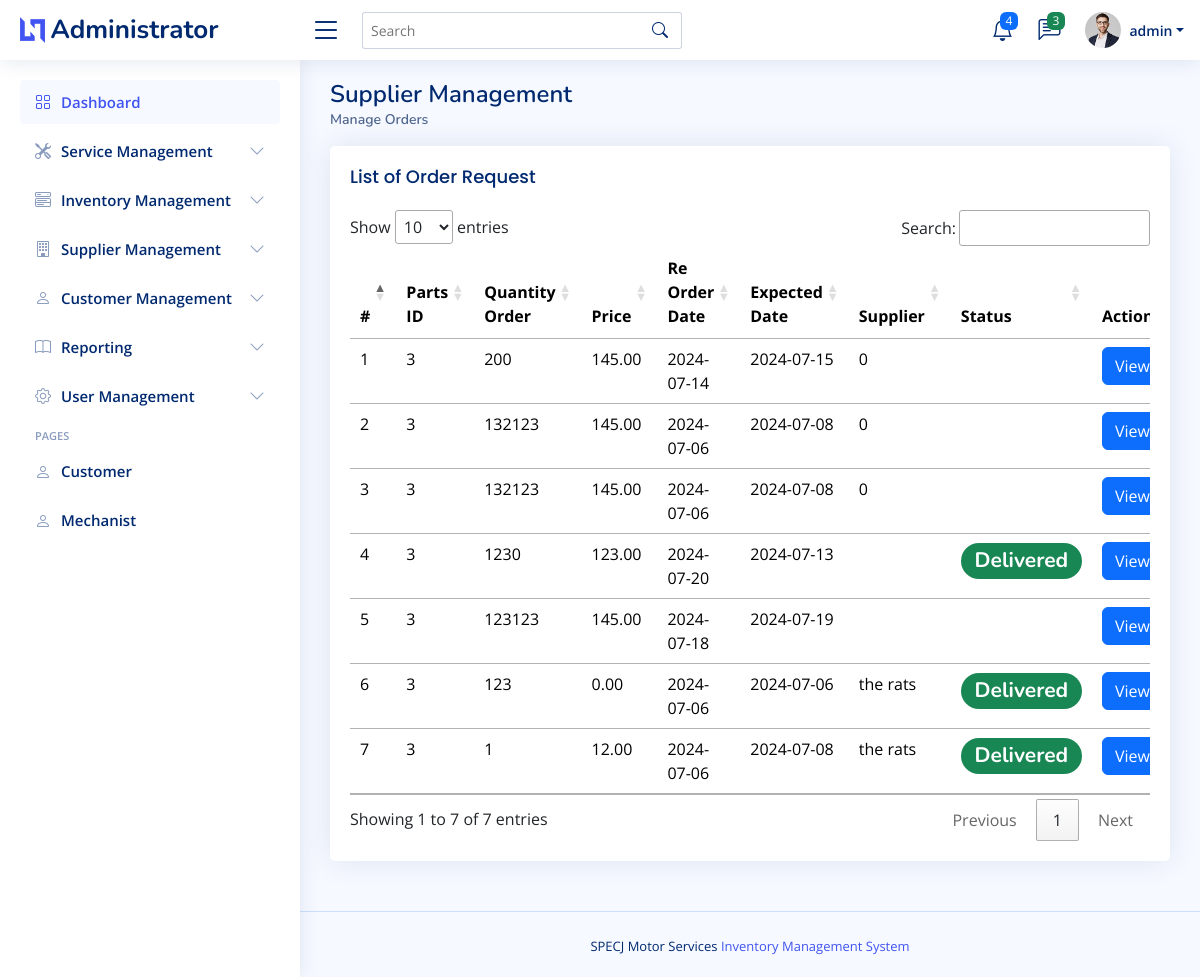
Page /admin/supplier_manage_orders.php (signed in) on the earlier database version.
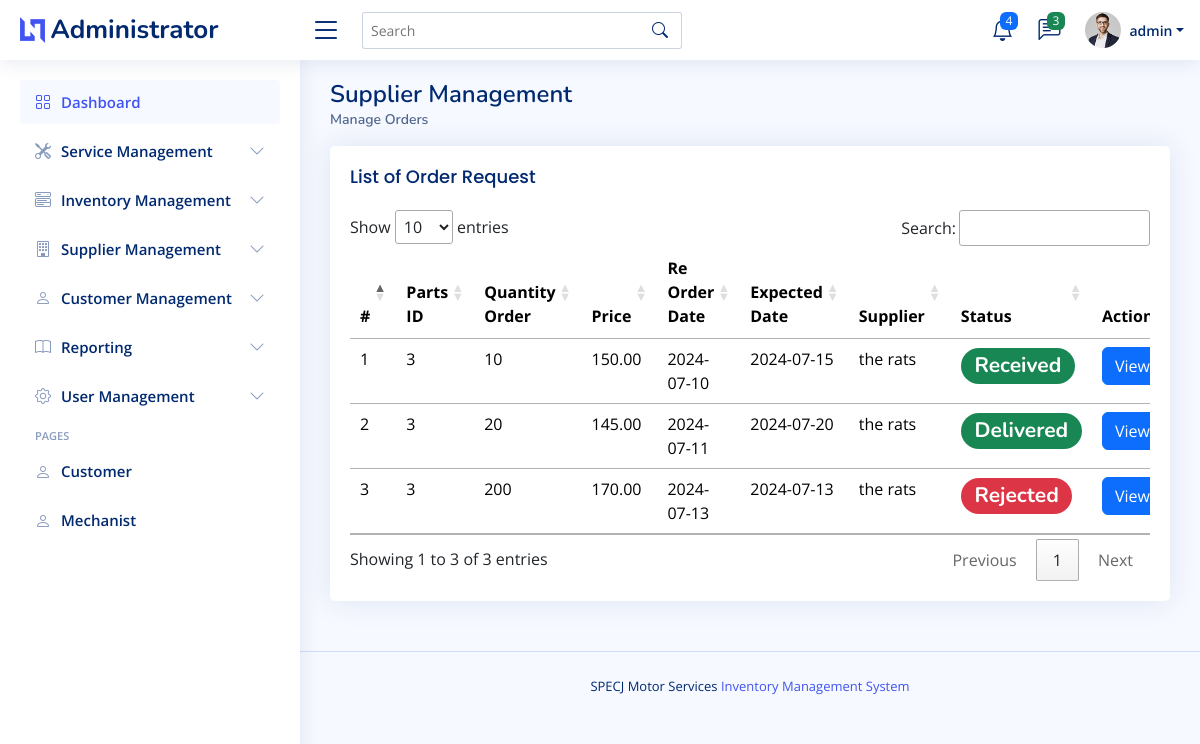
Same page on the later database version.
### tables this page shows
CREATE TABLE `reorders_tbl`  (
  `reorder_id` int NOT NULL AUTO_INCREMENT,
  `parts_id` int NOT NULL,
  `quantity_to_reorder` int NOT NULL,
  `price` decimal(10, 2) NOT NULL,
  `reorder_date` date NOT NULL,
  `expected_delivery_date` date NOT NULL,
  `supplier_id` varchar(250) NOT NULL,
  `status` varchar(255) NOT NULL,
  PRIMARY KEY (`reorder_id`) USING BTREE,
  INDEX `parts_id`(`parts_id` ASC) USING BTREE,
  CONSTRAINT `reorders_tbl_ibfk_1` FOREIGN KEY (`parts_id`) REFERENCES `motorparts_tbl` (`m_id`) ON DELETE RESTRICT ON UPDATE RESTRICT
);

### admin/supplier_manage_orders.php (the view, shortened to what this page needs)
<?php
    include("admin_header.php");
?>
<body>
    <?php
        include("admin_topnav.php");
        include("admin_sidenav.php");
    ?>
    <main id="main" class="main">
        <div class="pagetitle">
            <h1>Supplier Management</h1>
            <nav>
                <ol class="breadcrumb">
                    <li class="breadcrumb-item active">Manage Orders</li>
                </ol>
            </nav>
        </div>
        <section class="section">
            <div class="row">
                <div class="col-lg-12">
                    <div class="card">
                        <div class="card-body">
                            <h5 class="card-title">List of Order Request</h5>
                            <div class="table-responsive">
                                <table class="table table-hover" id="services_manage_order_datatable">
                                    <thead>
                                        <tr>
                                            <th scope="col">#</th>
                                            <th scope="col">Parts ID</th>
                                            <th scope="col">Quantity Order</th>
                                            <th scope="col">Price</th>
                                            <th scope="col">Re Order Date</th>
                                            <th scope="col">Expected Date</th>
                                            <th scope="col">Supplier</th>
                                            <th scope="col">Status</th>
                                            <th scope="col">Actions</th>
                                        </tr>
                                    </thead>
                                    <tbody>
                                        <?php
                                            $stmt = $connection->prepare("SELECT * FROM reorders_tbl");
                                            $stmt->execute();
                                            $result = $stmt->get_result();
                                            $count = 1;
                                            while ($row = $result->fetch_assoc()) {
                                                echo "<tr>";
                                                echo "<td>" . $count . "</td>";
                                                echo "<td>" . $row['parts_id'] . "</td>";
                                                echo "<td>" . $row['quantity_to_reorder'] . "</td>";
                                                echo "<td>" . $row['price'] . "</td>";
                                                echo "<td>" . $row['reorder_date'] . "</td>";
                                                echo "<td>" . $row['expected_delivery_date'] . "</td>";
                                                echo "<td>" . $row['supplier_id'] . "</td>";
                                                echo "<td>";
                                                if ($row['status'] == 'Rejected') {
                                                    echo "<h3><span class='badge rounded-pill bg-danger'>" . $row['status'] . "</span></h3>";
                                                } else if ($row['status'] == 'Pending'){
                                                    echo "<h3><span class='badge rounded-pill bg-secondary'>" . $row['status'] . "</span></h3>";
                                                } else {
                                                    echo "<h3><span class='badge rounded-pill bg-success'>" . $row['status'] . "</span></h3>";
                                                }
                                                echo "</td>";
                                                echo "<td>
                                                    <div class='d-flex'>
                                                        <a data-toggle='modal' data-target='#reorderModal" . $row['reorder_id'] . "' class='btn btn-primary btn-md'>View</a>
                                                        <span class='mx-1'></span>
                                                        <a data-toggle='modal' data-target='#rejectModal" . $row['reorder_id'] . "' class='btn btn-danger btn-md'>Reject</a>
                                                        <span class='mx-1'></span>
                                                        <a data-toggle='modal' data-target='#trackModal" . $row['reorder_id'] . "' class='btn btn-warning btn-md'>Track</a>
                                                    </div>
                                                </td>";
                                                echo "</tr>";
                                                $count++;
                                            }
                                        ?>
                                    </tbody>
                                </table>
                            </div>
                        </div>
                    </div>
                </div>
            </div>
        </section>
    </main>
    <?php
        include("admin_footer.php");
    ?>
</body>
</html>

Differences in the rows shown:
removed reorders_tbl: parts "3", quantity_to_reorder "132123", price "145.00", reorder_date "2024-07-06", expected_delivery_date "2024-07-08", supplier "0"
removed reorders_tbl: parts "3", quantity_to_reorder "1230", price "123.00", reorder_date "2024-07-20", expected_delivery_date "2024-07-13", status "Delivered"
removed reorders_tbl: parts "3", quantity_to_reorder "123123", price "145.00", reorder_date "2024-07-18", expected_delivery_date "2024-07-19"
removed reorders_tbl: parts "3", quantity_to_reorder "123", price "0.00", reorder_date "2024-07-06", expected_delivery_date "2024-07-06", supplier "the rats", status "Delivered"
removed reorders_tbl: parts "3", quantity_to_reorder "1", price "12.00", reorder_date "2024-07-06", expected_delivery_date "2024-07-08", supplier "the rats", status "Delivered"
changed reorders_tbl: quantity_to_reorder "200" → "10"; price "145.00" → "150.00"; reorder_date "2024-07-14" → "2024-07-10"; supplier "0" → "the rats"; status (not shown) → "Received"
changed reorders_tbl: quantity_to_reorder "132123" → "20"; reorder_date "2024-07-06" → "2024-07-11"; expected_delivery_date "2024-07-08" → "2024-07-20"; supplier "0" → "the rats"; status (not shown) → "Delivered"
added reorders_tbl: parts "3", quantity_to_reorder "200", price "170.00", reorder_date "2024-07-13", expected_delivery_date "2024-07-13", supplier "the rats", status "Rejected"
Other differences:
text written by a page script: "Show entries Search: Showing 1 to 7 of 7 entries Previous 1 Next" → "Show entries Search: Showing 1 to 3 of 3 entries Previous 1 Next"
